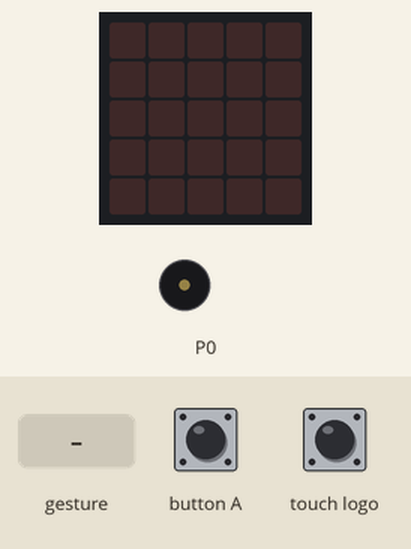
A program run on a simulated BBC micro:bit (MakeCode). Shown: the board's 5×5 LED display, buzzer (waves = sounding). Inputs (shaded band) come from the test bench.

Above: at 1.6 s.
1.7 s: sound turns loud
At 1.82 s:
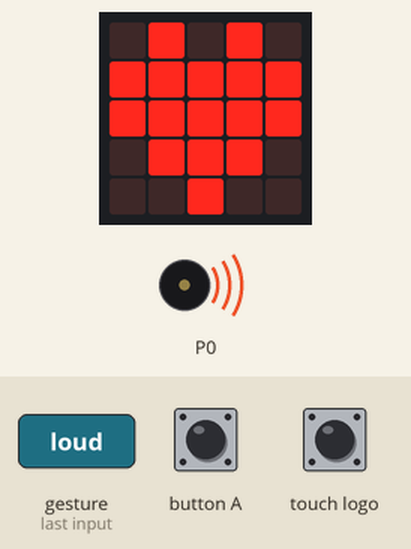
At 3.7 s:
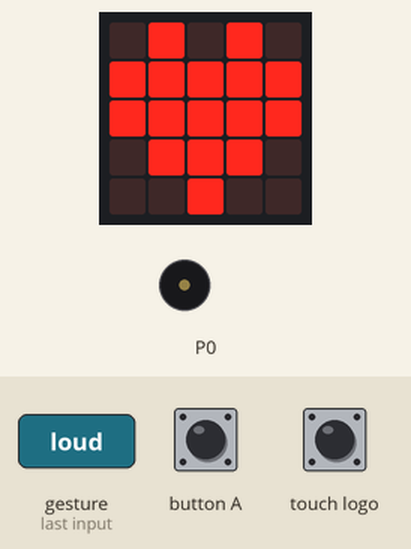
4.7 s: button A pressed for 0.15 s
6.8 s: touch logo pressed for 0.15 s
At 7.7 s:
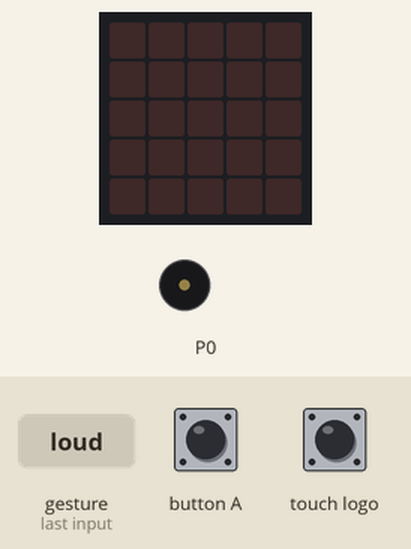
Timing chart, 0 to 9.8 s (numbered marks = the images above; inputs shaded):
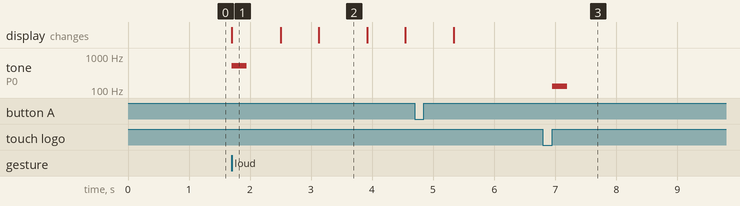

Measured:
- after the input at 1.7 s, tone on P0: silent → 523 Hz at once, → silent 0.25 s later; the display: changes at once (image 1)
- after the input at 6.8 s, tone on P0: silent → 131 Hz after 0.15 s, → silent 0.25 s later
- what the display in image 1 shows lasts 0.8 s, from 1.7 s to 2.5 s

The program:

main.ts
```typescript
input.onLogoEvent(TouchButtonEvent.Pressed, function () {
    g = 0
    music.playTone(131, music.beat(BeatFraction.Half))
})
input.onButtonPressed(Button.A, function () {
    if (g == 0) {
        g = 1
    } else {
        g = 0
    }
})
input.onSound(DetectedSound.Loud, function () {
    g = 1
    music.playTone(523, music.beat(BeatFraction.Half))
})
let g = 0
basic.showLeds(`
    . . . . .
    . . . . .
    . . . . .
    . . . . .
    . . . . .
    `)
g = 0
basic.forever(function () {
    if (g == 1) {
        basic.showIcon(IconNames.Heart)
        basic.pause(200)
        basic.showLeds(`
            . . . . .
            . . . . .
            . . . . .
            . . . . .
            . . . . .
            `)
        basic.pause(200)
    } else {
        basic.clearScreen()
    }
})
```

test.ts
```typescript
// 在這裡測試；當此封包作為擴充功能時，將不會編譯此內容。
```
